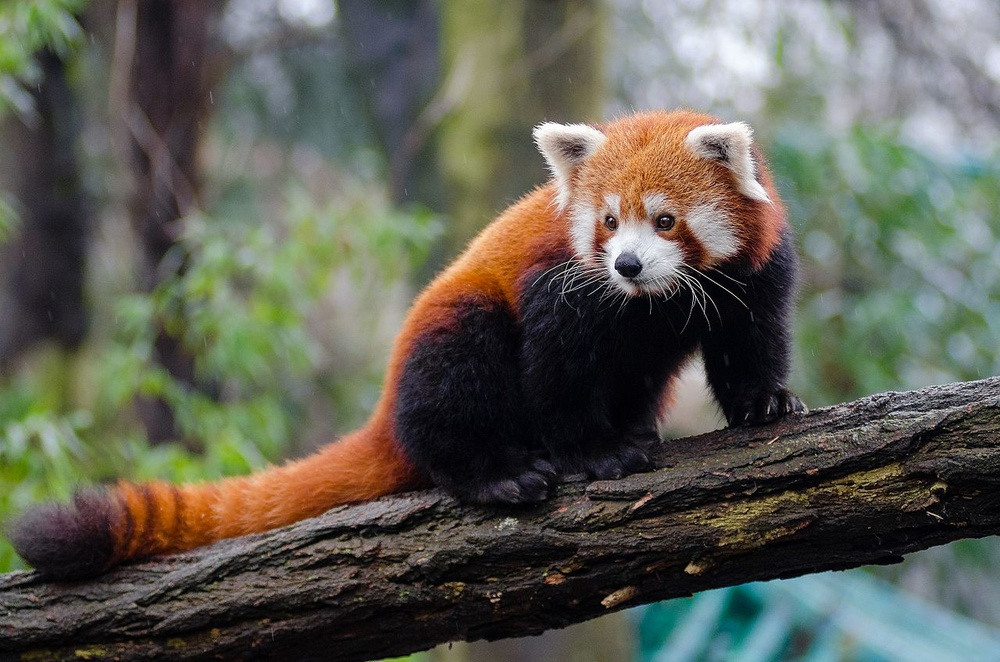
#> input picture Laboratory 5 - Orthogonal transformation/samplePhotos/redPanda.jpg, 1000 x 662 px, shrunk from 1280 x 848 before the run, given as the content of the folder /content/sample_photos, which was not available
$ jupyter execute --allow-errors SiOC_laboratory_5_Michal_Bialek_264285.ipynb   (text cells are left out)
#> lines starting #> are read from the running program, lines starting #| are printed output that depends on the picture; after the words box and inside, x2 and y2 are one past the last pixel; in counts of white or black regions, pixels touching at a corner belong together; pictures that were not available may be replaced by others from this repository, and a replacement may not be noted
[cell 1]
import os
import numpy as np
import pandas as pd
from skimage import color, io, measure
from matplotlib import pyplot as plt
from sklearn import metrics, preprocessing, linear_model

[cell 2]
path = '/content/sample_photos'
images = {}
for root, dirs, files in os.walk(path):
    for file_name in files:
        if file_name.endswith((".jpg", ".jpeg", ".png")):
            image_path = os.path.join(root, file_name)
            image = io.imread(image_path)
#> image is the input picture: shape (662, 1000, 3); mean R, G, B 94.3, 94.6, 84.2
            name, _ = os.path.splitext(file_name)
            images[name] = image

[cell 3]
#Checking dict objects
images.keys()

[cell 4]
#Before compression and decopression
io.imshow(images["redPanda"])

[cell 5]
"""
Funkcja, która stosuje podaną w argumencie funkcję na każdy kolor obrazu
(czyli następuje np.destack i stosowanie funkcji na jażdum kanale)
argumenty: funcka nakładana, obraz, oraz Arbitrary Arguments, Arbitrary Keyword Arguments (dodatkowe parametry,dodatkowe parametry kluczowe)
"""
def apply_for_every_channel(function,image,*args,**kargs):
  return np.dstack([function(image[:, :, channel], *args, **kargs) for channel in range(3)])


def compress_and_decompress(image,compressionValue):

#> called with compressionValue = 0.9
    transformed = np.fft.fft2(image)
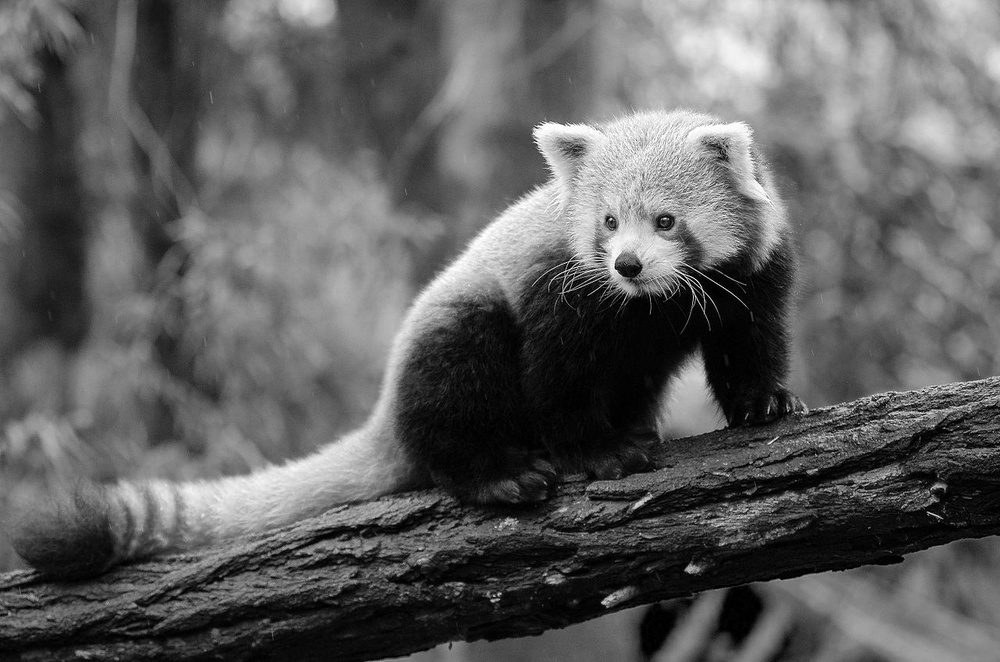
#> image: shape (662, 1000); min 0, max 255, mean 94.3

    coefficients = np.sort(np.abs(transformed.reshape(-1)))  # sort by magnitude

    threshold = coefficients[int(compressionValue * len(coefficients))]
#> threshold = 16529.5
    indices = np.abs(transformed) > threshold
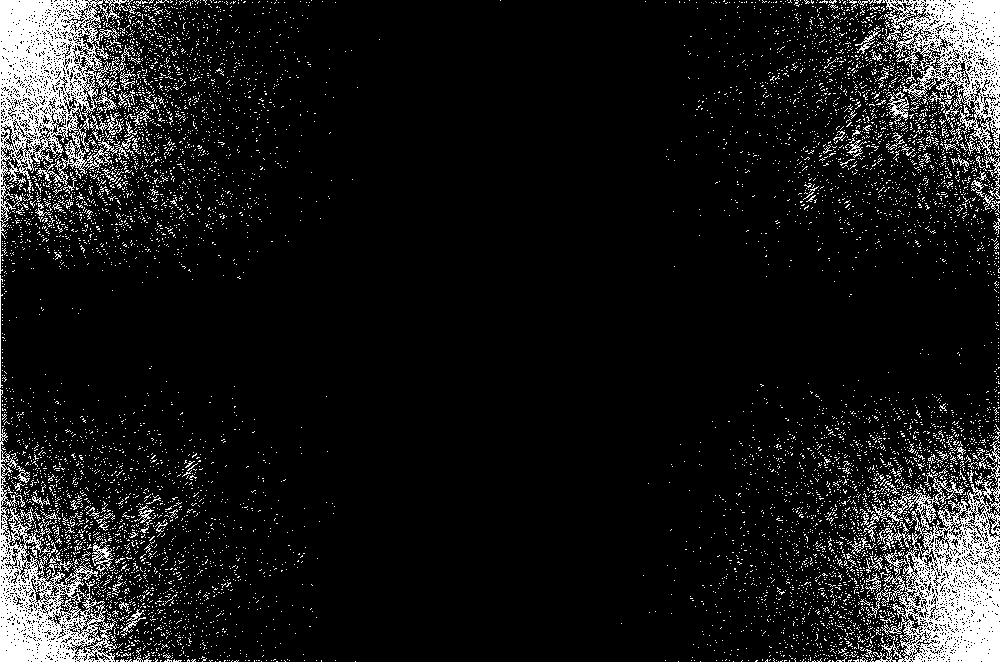
#> indices: shape (662, 1000) bool; 10% white; 7816 white regions (7692 under 20 px), largest, box (x1, y1, x2, y2) and area: (0, 0, 136, 274) 13067, (867, 476, 1000, 662) 12454, (0, 389, 117, 662) 8440

    decompressed = transformed * indices
    transform = np.abs(np.fft.ifft2(decompressed))

    return transform

decompressed_image = apply_for_every_channel(compress_and_decompress, images["redPanda"],0.90)
#> call 2 of compress_and_decompress, with compressionValue = 0.9
#> in compress_and_decompress (call 2), `transformed = np.fft.fft2(image)`:
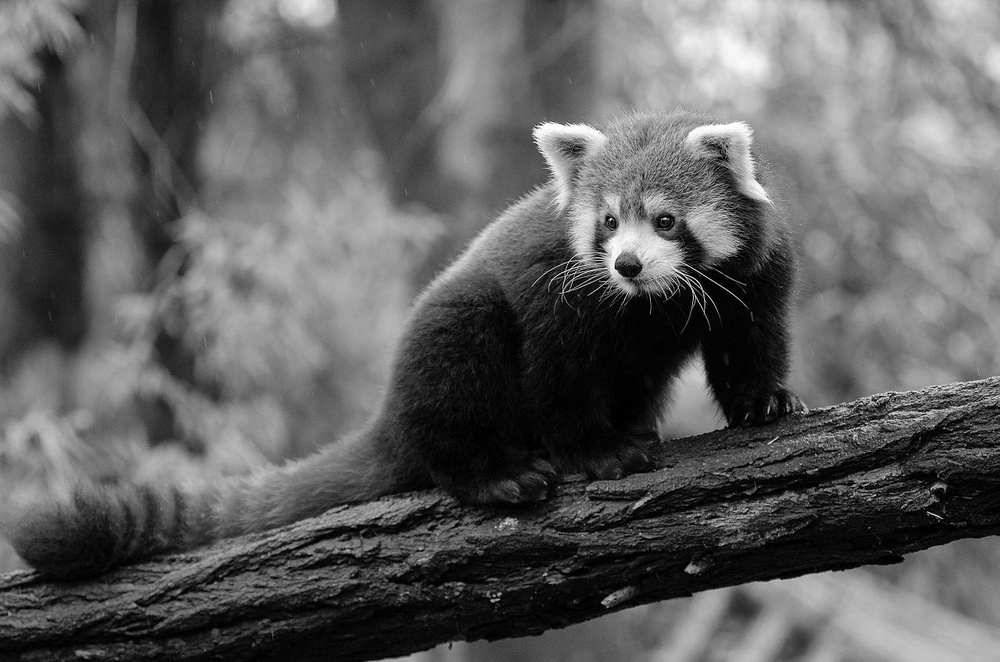
#> image: shape (662, 1000); min 0, max 255, mean 94.6
#> in compress_and_decompress (call 2), `threshold = coefficients[int(compressionValue * len(coefficients))]`: threshold = 16573.3
#> in compress_and_decompress (call 2), `indices = np.abs(transformed) > threshold`:
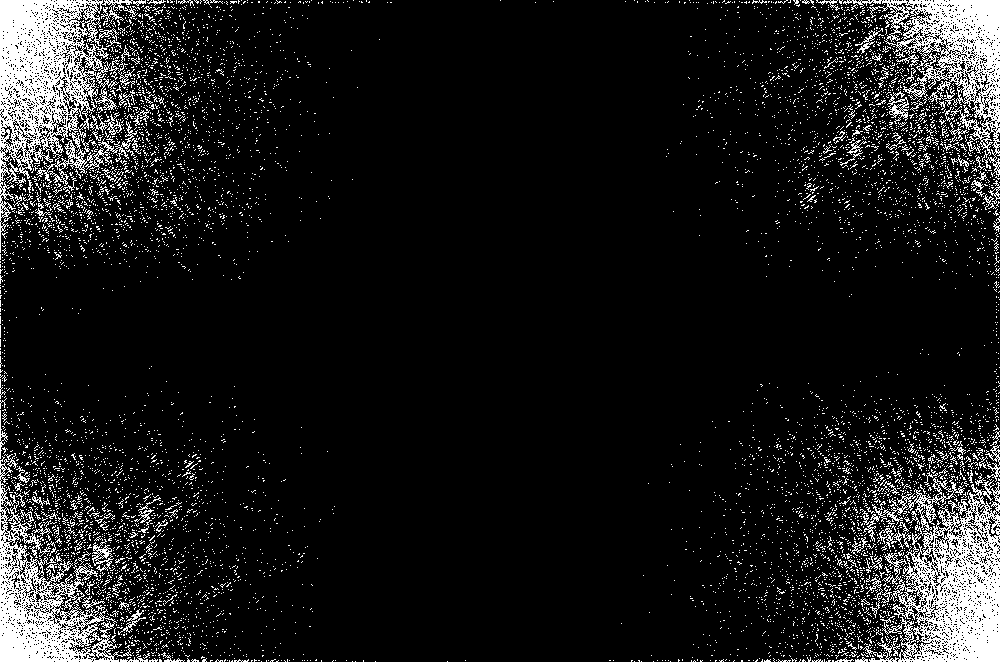
#> indices: shape (662, 1000) bool; 10% white in thin lines or dots
#> call 3 of compress_and_decompress, with compressionValue = 0.9
#> in compress_and_decompress (call 3), `transformed = np.fft.fft2(image)`:
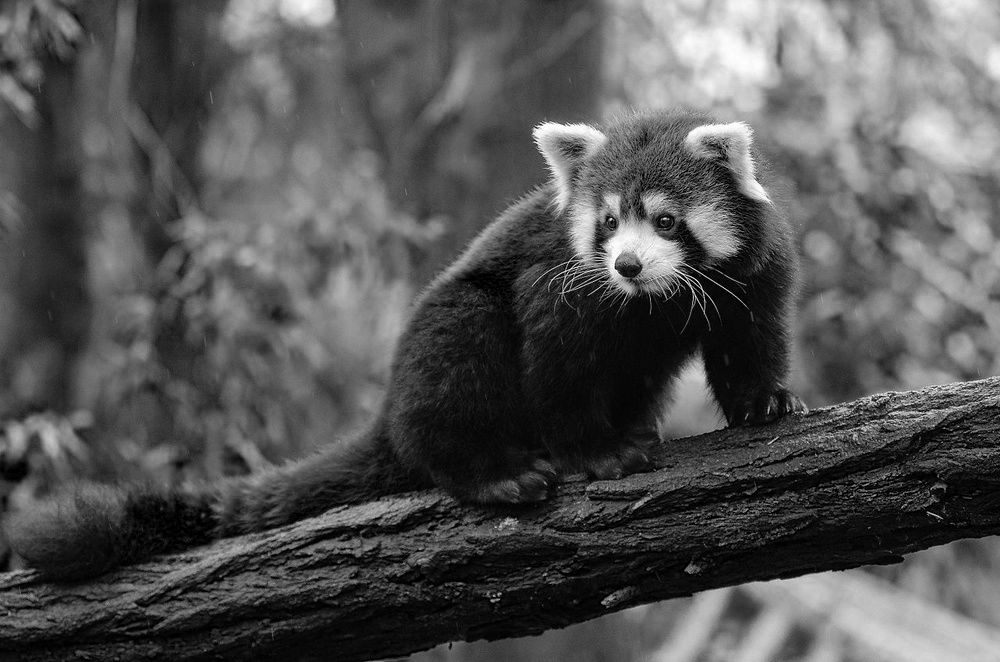
#> image: shape (662, 1000); min 0, max 255, mean 84.2
#> in compress_and_decompress (call 3), `threshold = coefficients[int(compressionValue * len(coefficients))]`: threshold = 16517.4
#> in compress_and_decompress (call 3), `indices = np.abs(transformed) > threshold`:
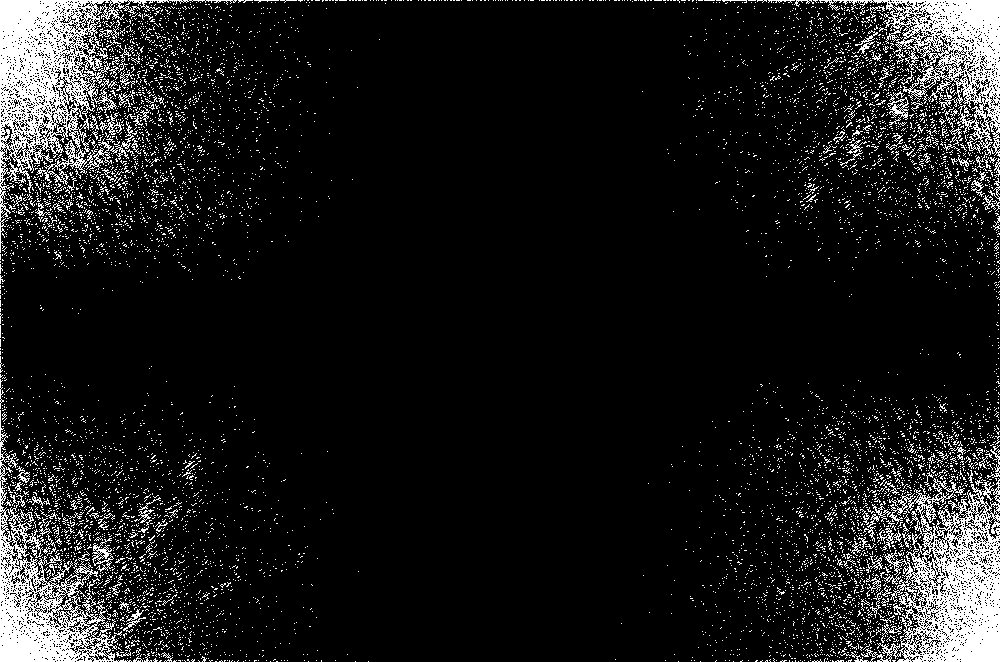
#> indices: shape (662, 1000) bool; 10% white; 7929 white regions (7786 under 20 px), largest, box (x1, y1, x2, y2) and area: (0, 0, 237, 253) 12861, (861, 476, 1000, 662) 12099, (0, 410, 132, 662) 8418

_ = io.imshow(np.clip(decompressed_image.astype(int), 0, 255))
